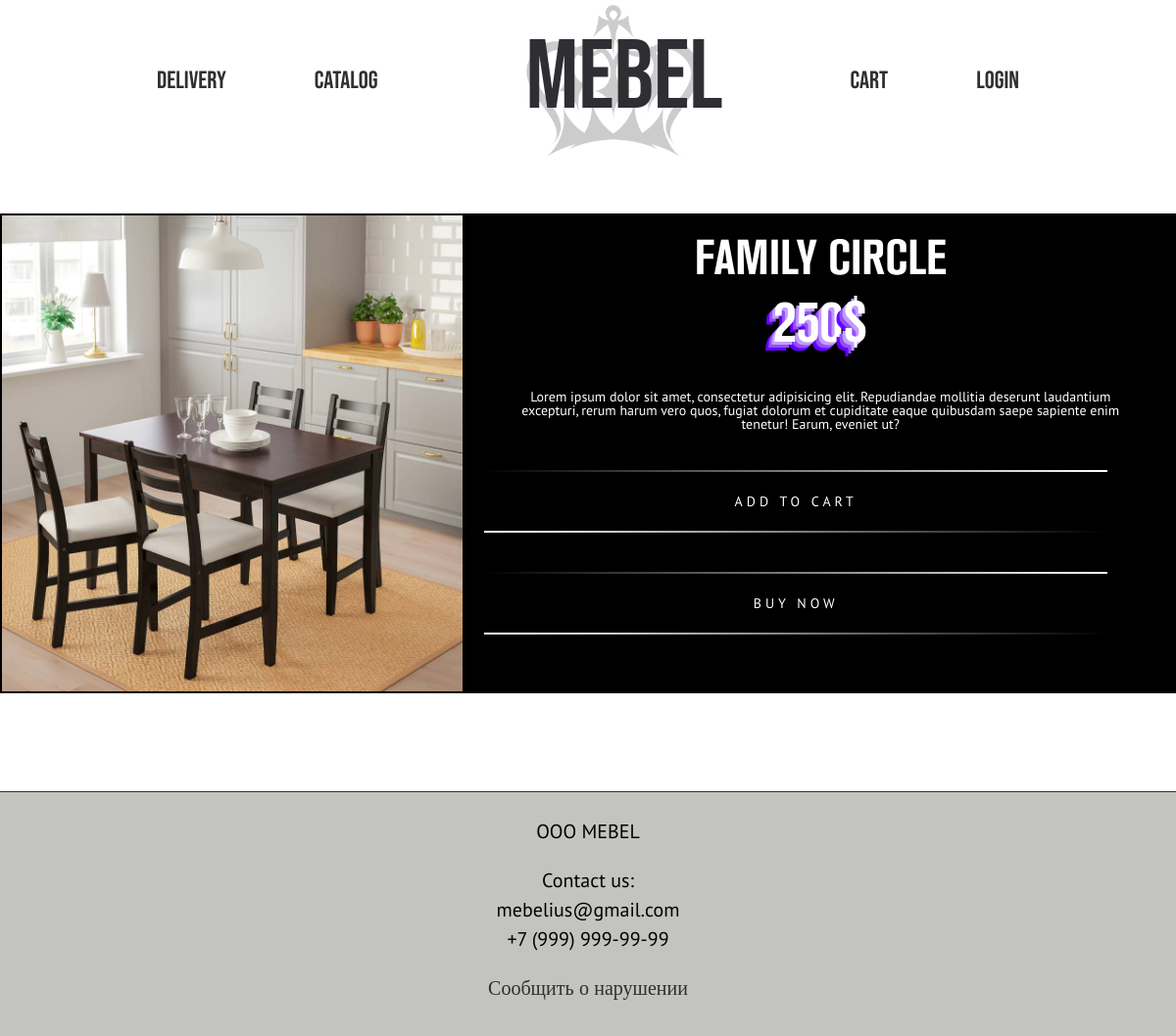
Screenshot of /product/15 with the database file from the repository.
### app.py (models this page shows)
class Item(db.Model):
    id = db.Column(db.Integer, primary_key=True)
    category = db.Column(db.String, nullable=False)
    img = db.Column(db.Text, nullable=False)
    title = db.Column(db.String(20), nullable=False)
    price = db.Column(db.Integer, nullable=False)
    popularity = db.Column(db.Integer)
    isActive = db.Column(db.Boolean, default=True)

### app.py (the view)
@app.route('/product/<id>', methods=['POST', 'GET'])
def product(id):
    item = Item.query.get(id)
    return render_template('product.html', item=item)

### templates/product.html (shortened to what this page needs)
<!DOCTYPE html>
<html lang="en">
<head>
    <link rel="stylesheet" href="/static/product.css">
</head>
<body>
<div class="container">
    <div class="header">
        <div class="header-column">
            <div class="header-menu">
                <div class="header-menu__item">
                    <a href="{{ url_for('delivery') }}">Delivery</a>
                </div>
                <div class="header-menu__item">
                    <a href="{{ url_for('catalog') }}">Catalog</a>
                </div>
            </div>
        </div>
        <div class="header-column">
            <div class="header-logo">
                <a href="../">
                    MEBEL
                </a>
                <img src="/static/img/crown.png" alt="">
            </div>
        </div>
        <div class="header-column">
            <div class="header-menu">
                <div class="header-menu__item">
                    <a href="{{ url_for('cart') }}">Cart</a>
                </div>
                <div class="header-menu__item">
                    {% if current_user.is_anonymous %}
                        <a href="{{ url_for('login') }}">Login</a>
                    {% else %}
                        <a href="{{ url_for('logout') }}">Logout</a>
                    {% endif %}
                </div>
            </div>
        </div>
    </div>
</div>
   <div class="wrapper">
        <div class="content">
            <div class="geninf">
                <div class="geninf-img"><img src="../static/img/{{item.img}}" alt=""></div>
                <div class="geninf-text">
                    <div class="geninf-title">{{ item.title }}</div>
                    <div class="geninf-price">{{ item.price }}$</div>
                    <div class="geninf-inf">Lorem ipsum dolor sit amet, consectetur adipisicing elit. Repudiandae mollitia deserunt laudantium excepturi, rerum harum vero quos, fugiat dolorum et cupiditate eaque quibusdam saepe sapiente enim tenetur! Earum, eveniet ut?</div>
                    <a href="{{ url_for('add_to_cart', product_id=item.id) }}" class="geninf-btn">
                        <span></span>
                        <span></span>
                        Add to Cart
                    </a>
                    <a href="" class="geninf-btn">
                        <span></span>
                        <span></span>
                        Buy Now
                    </a>
                </div>
            </div>
    </div>
   </div>
<div class="wrapper">
    <div class="footer">
        <ul class="footer-contacts">
            <li class="footer-contacts__item footer-contacts__item_title">OOO MEBEL</li>
            <li class="footer-contacts__item">Contact us:</li>
            <li class="footer-contacts__item">mebelius@gmail.com</li>
            <li class="footer-contacts__item">+7 (999) 999-99-99</li>
            <li class="footer-contacts__item footer-contacts__item_link"><a href="">Сообщить о нарушении</a></li>
        </ul>
    </div>
</div></body>
</body>
</html>

### static/product.css (style rules this page uses)
* { padding: 0; margin: 0; border: 0; }
*, *:before, *:after { -moz-box-sizing: border-box; -webkit-box-sizing: border-box; box-sizing: border-box; }
html, body { height: 100%; margin: 0; padding: 0; min-width: none; position: relative; width: 100%; color: #000; }
body { font-size: 100%; font-family: "PT Sans"; line-height: 1; font-size: 14px; -ms-text-size-adjust: 100%; -moz-text-size-adjust: 100%; -webkit-text-size-adjust: 100%; }
a, a:visited { text-decoration: none; }
ul li { list-style: none; }
img { vertical-align: top; }
.container { max-width: 880px; margin: 0 auto; width: 100%; }
.header { display: flex; justify-content: space-between; font-family: "Bebas Neue"; }
.header-menu { display: flex; }
.header-menu__item { flex: 0 1 33.333%; margin: 40px 90px 0 0; font-size: 25px; text-transform: uppercase; }
.header-menu__item:last-child { margin: 40px 0 0 0; }
.header-menu__item a { color: #2f2e33; }
.header-logo { font-size: 100px; width: 230px; text-align: center; }
.header-logo a { position: absolute; color: #2f2e33; }
.header-logo img { position: relative; top: -25px; right: 0; width: 180px; z-index: -1; opacity: 0.2; }
.footer { flex: 0 0 auto; height: 250px; width: 100%; background: #c3c4c0; border-top: 1px solid #2f2e33; margin: 100px 0 0 0; }
.footer-contacts { display: flex; flex-direction: column; align-items: center; font-size: 20px; }
.footer-contacts__item { margin: 0 0 10px 0; }
.footer-contacts__item_title { margin: 30px 0 30px 0; }
.footer-contacts__item_link { margin: 20px 0 0 0; }
.footer-contacts__item_link a { color: #2f2e33; }
body { padding: 30px 0 0 0; background-color: #ffffff; }
.content { margin: 30px 0; }
.geninf { display: flex; max-width: 1240px; margin: 0 auto; }
.geninf-img { flex: 1 1 auto; width: 800px; border: 2px solid #000; }
.geninf-img img { width: 100%; height: 100%; }
.geninf-text { color: #ffffff; text-align: center; width: 100%; padding: 20px; background: #000; }
.geninf-title { font-size: 50px; text-transform: uppercase; font-family: "Akzidenz Grotesk BQ"; margin: 0 0 10px 0; }
.geninf-price { font-size: 60px; font-family: "Akzidenz Grotesk BQ"; margin: 0 0 40px 0; text-shadow: -3px 3px 0px #C29DFA, -6px 6px 0px #934FFA, -9px 9px 0px #6600FF; }
.geninf-inf { font-family: "PT Sans"; margin: 0 30px 10px 30px; }
.geninf-btn { position: relative; display: block; padding: 25px 30px; margin: 40px 0; color: #ffffff; text-transform: uppercase; transition: 0.5s; letter-spacing: 4px; overflow: hidden; margin-right: 50px; }
.geninf-btn span { position: absolute; display: block; }
.geninf-btn span:nth-child(1) { top: 0; left: 0; width: 100%; height: 2px; background: linear-gradient(90deg, transparent, #ffffff); animation: animate1 1s linear infinite; }
.geninf-btn span:nth-child(3) { bottom: 0; right: 0; width: 100%; height: 2px; background: linear-gradient(270deg, transparent, #ffffff); animation: animate3 1s linear infinite; animation-delay: 0.5s; }

### rows the page displays
Item: img (picture), title "FAMILY CIRCLE", price "250"
